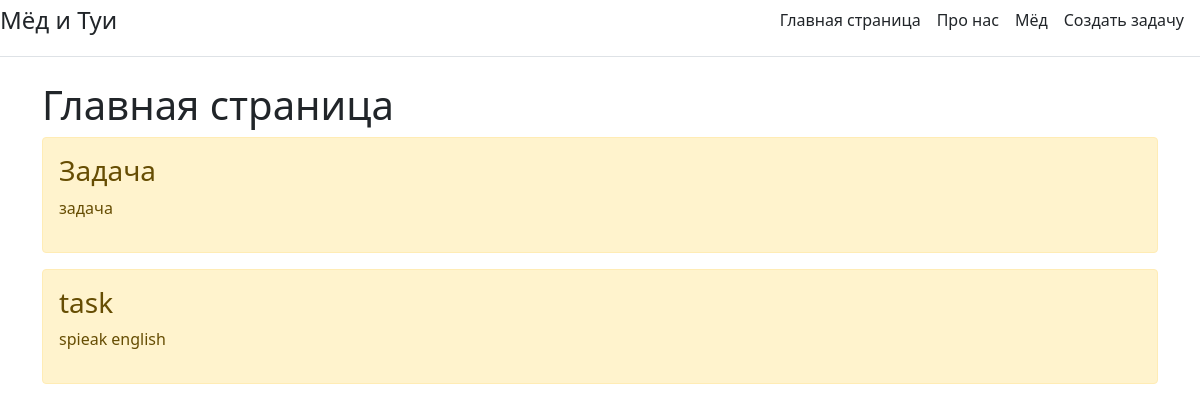
The app's page /, older data.
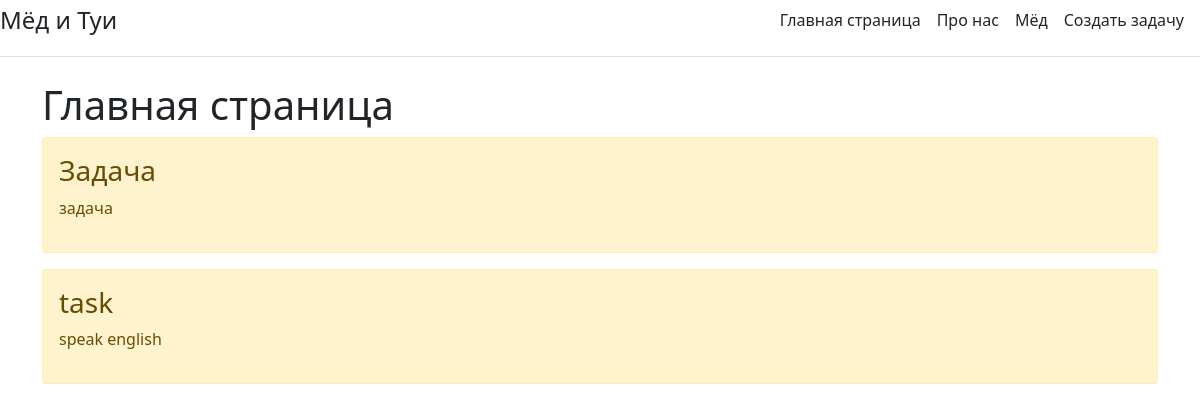
The same page, newer data.
### main/models.py (models this page shows, shortened)
class Task(models.Model):
    title = models.CharField('Название', max_length=50)
    task = models.TextField('Описание')
    class Meta:
        verbose_name = 'Задача'
        verbose_name_plural = 'Задачи'

### main/views.py (the view)
# urls.py: path('', views.index, name='home'),
def index(request):
    tasks = Task.objects.order_by('-id')
    return render(request, 'main/index.html', {'title': 'Главная страница сайта', 'tasks': tasks})

### main/templates/main/index.html (shortened to what this page needs)
{% extends 'main/base.html' %}
{% block content %}
    <h1>Главная страница</h1>
    {% if tasks %}
        {% for el in tasks %}
            <div class="alert alert-warning mt-2">
                <h3>{{ el.title }}</h3>
                <p>{{ el.task }}</p>
             </div>
        {% endfor %}
    {% else %}
        <p>У нас нет записей!</p>
    {%endif%}
{% endblock %}

Row changes from the older to the newer data that the page shows:
changed Task "task": task "spieak english" → "speak english"
